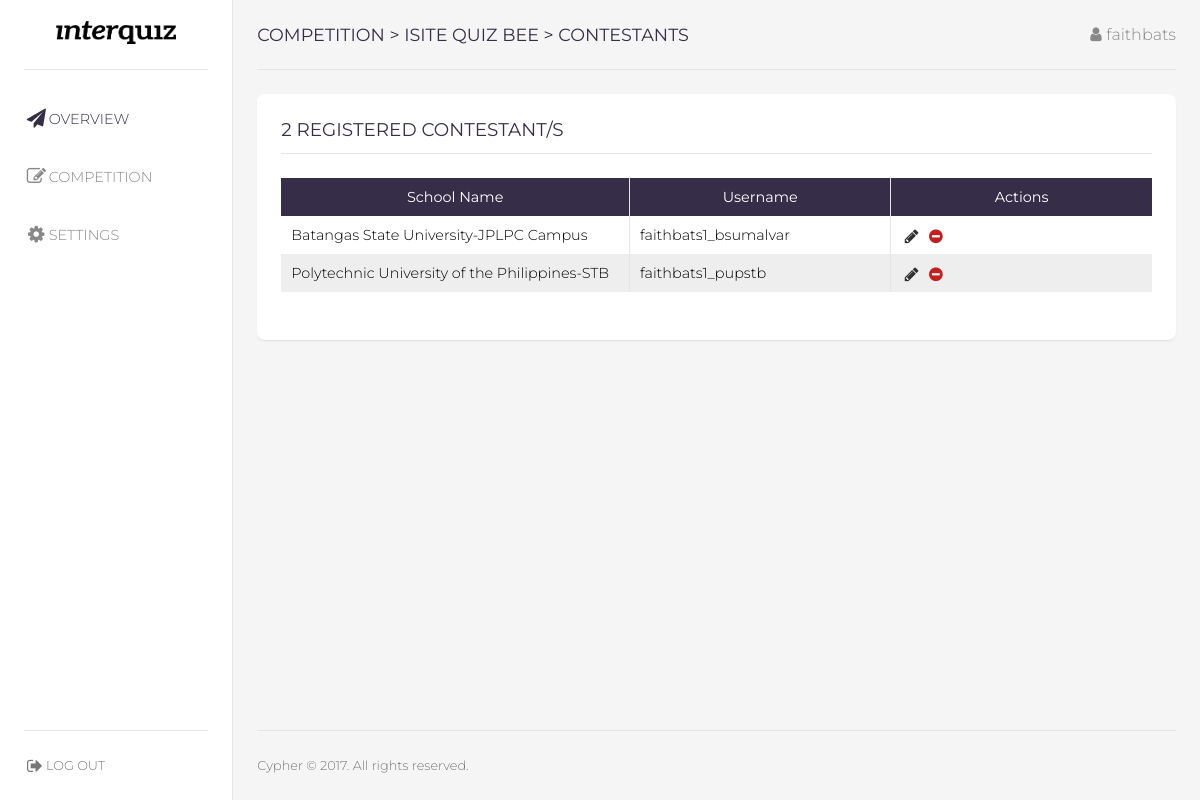
The page /host/contestants?id=1 (signed in) on the database its author committed.
### tables this page shows
CREATE TABLE `quiz` (
  `quiz_id` smallint(10) NOT NULL,
  `quiz_name` varchar(100) NOT NULL,
  `quiz_code` varchar(7) NOT NULL,
  `quiz_creation` timestamp NOT NULL DEFAULT CURRENT_TIMESTAMP,
  `quiz_start` timestamp NOT NULL DEFAULT '0000-00-00 00:00:00',
  `quiz_end` timestamp NOT NULL DEFAULT '0000-00-00 00:00:00',
  `host_id` smallint(10) NOT NULL
);

CREATE TABLE `host` (
  `host_id` smallint(10) NOT NULL,
  `host_email` varchar(100) NOT NULL,
  `host_username` varchar(100) NOT NULL,
  `host_pw` varchar(100) NOT NULL,
  `host_school` varchar(100) NOT NULL,
  `host_school_acronym` varchar(100) NOT NULL,
  `host_towncity` varchar(100) NOT NULL,
  `host_provincestate` varchar(100) NOT NULL,
  `host_country` varchar(100) NOT NULL,
  `host_regdate` timestamp NOT NULL DEFAULT CURRENT_TIMESTAMP
);

CREATE TABLE `contestant` (
  `contestant_id` smallint(10) NOT NULL,
  `contestant_username` varchar(100) NOT NULL,
  `contestant_pw` varchar(100) NOT NULL,
  `contestant_school` varchar(100) NOT NULL,
  `contestant_school_acronym` varchar(100) NOT NULL,
  `contestant_towncity` varchar(100) NOT NULL,
  `contestant_provincestate` varchar(100) NOT NULL,
  `contestant_country` varchar(100) NOT NULL,
  `contestant_regdate` timestamp NOT NULL DEFAULT CURRENT_TIMESTAMP,
  `host_id` smallint(10) NOT NULL,
  `quiz_id` smallint(10) NOT NULL
);

### host/contestants.php (the view, shortened to what this page needs)
<?php
	include_once '../db.php';
	$host_id=$_SESSION['host_id'];
  $quiz_id=$_GET['id'];
	$result=mysqli_query($connection, "SELECT * FROM host WHERE host_id='$host_id'");
	$row=mysqli_fetch_assoc($result);
  $query_quiz="SELECT * FROM quiz WHERE host_id='$host_id' AND quiz_id=" .$quiz_id;
	$result_quiz=mysqli_query($connection, $query_quiz);
  $row_quiz=mysqli_fetch_assoc($result_quiz);
  $query_c="SELECT * FROM contestant WHERE host_id='$host_id' AND quiz_id=" .$quiz_id;
  $result_c=mysqli_query($connection, $query_c);
	$count_c=mysqli_query($connection, "SELECT COUNT(*) as ccount FROM contestant WHERE host_id='$host_id' AND quiz_id=" .$quiz_id);
	$row_count_c=mysqli_fetch_assoc($count_c);
?>
<!DOCTYPE html>
<html>
<head>
  <link rel="stylesheet" type="text/css" href="../css/dashboard.css" />
  <link rel="stylesheet" type="text/css" href="../css/font-awesome.min.css" />
</head>
<body class="row">
	<div class="nav_dash col">
		<div class="heading">
			<div class="logo">
	      <img src="../images/interquiz-logo-design.png" style="width:100%"/>
	    </div>
		</div>
		<div class="menu_side">
			<a class="link_sel" href="./"><i class="fa fa-paper-plane fa-fw fa-lg" aria-hidden="true"></i>OVERVIEW</a>
			<a href="competitions"><i class="fa fa-pencil-square-o fa-fw fa-lg" aria-hidden="true"></i>COMPETITION</a>
			<a href="settings"><i class="fa fa-cog fa-fw fa-lg" aria-hidden="true"></i>SETTINGS</a>
		</div>
		<span flex></span>
		<div class="footer">
			<a href="../logout"><i class="fa fa-sign-out fa-fw fa-lg" aria-hidden="true"></i>LOG OUT</a>
		</div>
	</div>
	<div class="main col">
		<div class="heading">
			<span class="head_title"><a href="competitions">COMPETITION</a> > <a href="competition?id=<?php echo $quiz_id; ?>"><?php echo $row_quiz['quiz_name']; ?></a> > Contestants</span>
			<span class="head_sub"><i class="fa fa-user fa-fw" aria-hidden="true"></i><?php echo $row['host_username']; ?></span>
		</div>
		<div id="content_dash" class="content">
      <div class="section section_full">
        <div class="head_sec">
          <p><?php echo $row_count_c['ccount']; ?> REGISTERED CONTESTANT/S</p>
        </div>
        <div class="body_sec">
          <?php
            echo "<table id='contestant_tbl' class='designed_tbl'>
              <thead>
                <tr>
                  <th>School Name</th>
                  <th>Username</th>
                  <th>Actions</th>
                </tr>
              </thead>";
              while($row_c=mysqli_fetch_assoc($result_c)){
                echo "<tr id='crow".$row_c['contestant_id']."'>
                  <td id='cschool".$row_c['contestant_id']."'>" .$row_c['contestant_school']. "</td>
                  <td id='cusername".$row_c['contestant_id']."'>" .$row_c['contestant_username']. "</td>
                  <td>
                    <a id='cedit".$row_c['contestant_id']."' class='note' href='#' title='Edit' onclick='contestant.edit(".$row_c['contestant_id'].")'><i class='fa fa-pencil fa-fw fa-lg' aria-hidden='true'></i></a>
                    <a id='cremove".$row_c['contestant_id']."' class='note error' href='#' title='Remove' onclick='contestant.remove(".$row_c['contestant_id'].")'><i class='fa fa-minus-circle fa-fw fa-lg' aria-hidden='true'></i></a>
										<div id='remove_contestant".$row_c['contestant_id']."' class='hide'>
											<form id='cremove_form".$row_c['contestant_id']."' action='remove-contestant?cid=".$row_c['contestant_id']."' method='post' style='display:inline-block;'>
												<input type='hidden' name='quiz_id' value='".$quiz_id."' / />
												<input class='mini_btn no' type='submit' name='remove_contestant' value='REMOVE' required />
											</form>
											<button id='cremove_cancel".$row_c['contestant_id']."' class='mini_btn yes'>CANCEL</button>
										</div>
										<div id='edit_contestant".$row_c['contestant_id']."' class='hide'>
											<form id='cedit_form".$row_c['contestant_id']."' method='post' style='display:inline-block;'>
												<input type='hidden' name='quiz_id".$row_c['contestant_id']."' value='".$quiz_id."' / />
												<input class='mini_btn yes' type='button' name='edit_contestant' value='SAVE' onclick='contestant.save(".$row_c['contestant_id'].")' />
											</form>
											<button id='cedit_cancel".$row_c['contestant_id']."' class='mini_btn no'>CANCEL</button>
										</div>
                  </td>
                </tr>";
              }
            echo "</table>";
          ?>
        </div>
      </div>
		</div>
		<span flex></span>
		<div class="footer">
			<span>Cypher &#169; <?php echo date("Y"); ?>. All rights reserved.</span>
		</div>
	</div>
</body>
</html>

### css/dashboard.css (style rules this page uses)
html, body { margin: 0; padding: 0; width: 100%; height: 100vh; background-color: #f5f5f5; }
.nav_dash { width: 280px; height: 100%; padding: 0 24px; background-color: #fff; border-right: 1px solid #e5e5e5; font-family: 'Montserrat', sans-serif; }
.heading { width: 100%; height: 70px; display: flex; flex-shrink: 0; justify-content: center; align-items: center; border-bottom: 1px solid #e5e5e5; }
.logo { width: 120px; }
.menu_side a { width: 100%; margin: 40px auto; display: flex; flex-direction: row; align-items: center; text-decoration: none; color: #888; font-size: 0.9em; font-weight: 300; }
.link_sel { color: #362d49 !important; }
.footer { width: 100%; height: 70px; display: flex; flex-shrink: 0; align-items: center; border-top: 1px solid #e5e5e5; color: #777; font-size: 0.8em; font-weight: 300; }
.footer a { text-decoration: none; color: #777; }
.main { width: 100%; padding: 0 24px; display: flex; overflow-y: auto; font-family: 'Montserrat', sans-serif; }
.head_title { color: #362d49; font-size: 1.1em; text-transform: uppercase; }
.head_title a { color: #362d49; text-decoration: none; }
.head_sub { color: #888; font-weight: 300; }
.content { padding: 0 0 24px; display: flex; flex-flow: row wrap; justify-content: space-between; align-items: flex-start; }
.section { width: auto; padding: 24px; background-color: #fff; border-radius: 8px; box-shadow: 0 2px 3px -2px rgba(180, 180, 180, 0.8); text-decoration: none; color: black; transition: 0.3s; }
.section_full { margin: 24px 0 0; width: 100%; }
.head_sec { padding: 0 0 12px; border-bottom: 1px solid #e5e5e5; color: #362d49; }
.head_sec p { margin: 0; font-size: 1.15em; }
.body_sec { font-size: 0.9em; font-weight: 300; }
table { width: 100%; margin: 24px 0; border-collapse: collapse; }
tr, td, th { padding: 10px; }
th { font-weight: 400; }
thead tr { color: #fff; background-color: #362d49 !important; }
.designed_tbl tr:nth-child(even) { background-color: #eee; }
.designed_tbl th:not(:last-child), .designed_tbl td:not(:last-child) { border-right: 1px solid #e5e5e5; }
#contestant_tbl td:first-child { width: 40%; }
#contestant_tbl td:nth-child(2) { width: 30%; }
[flex] { flex-grow: 1; }
.col { display: flex; flex-direction: column; }
.row { display: flex; flex-direction: row; }
.note { color: #303030; font-size: 12px; font-weight: 300; }
.error { color: #c41f1f !important; }
* { box-sizing: border-box; }

### rows shown on the page
quiz: quiz_name "ISITE QUIZ BEE"
host: host_username "faithbats"
contestant: contestant_school "Batangas State University-JPLPC Campus", contestant_username "faithbats1_bsumalvar"
contestant: contestant_school "Polytechnic University of the Philippines-STB", contestant_username "faithbats1_pupstb"

### other values the page prints
$row_count_c['ccount'] "2"
